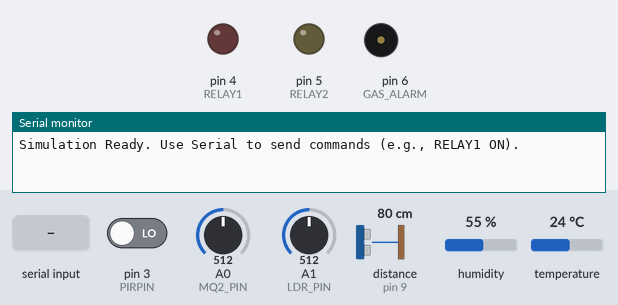
A sketch run on a simulated Arduino Uno, built with avr-gcc and run on an emulated ATmega328P. On the bench: output pins drawn as LEDs (lit = HIGH), buzzer (waves = sounding, pin HIGH), the last lines printed to the serial monitor. The inputs (shaded band) are chosen by the test bench; at power-on: A0 (MQ2_PIN) = 512, A1 (LDR_PIN) = 512, temperature 24 °C, pin 3 (PIRPIN) LOW, distance to the obstacle (sensor on pin 9) 80 cm, humidity 55 %. The echo pulse lasts 58.3 µs per cm.

Above: at 1.2 s.
1.3 s: A0 (MQ2_PIN) set to 585
7.4 s: A0 (MQ2_PIN) set to 609
At 7.8 s:
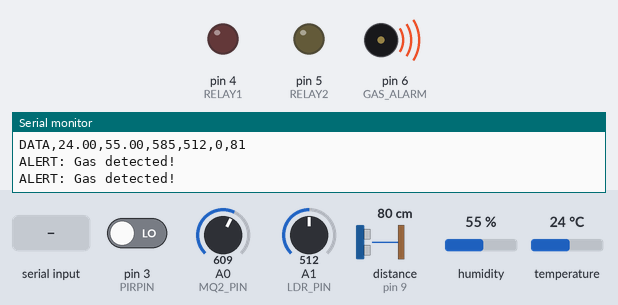
8.9 s: "RELAY1 ON\n" received over Serial
At 9.03 s:
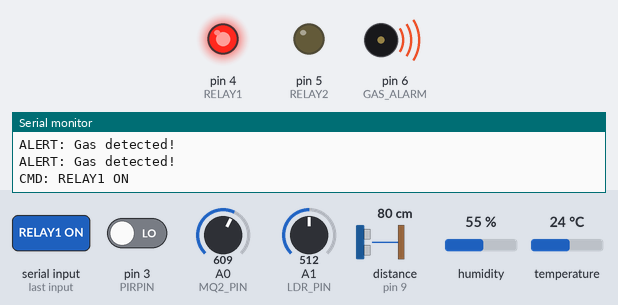
10.6 s: A1 (LDR_PIN) set to 414
12.1 s: A1 (LDR_PIN) set to 389
At 13.0 s:
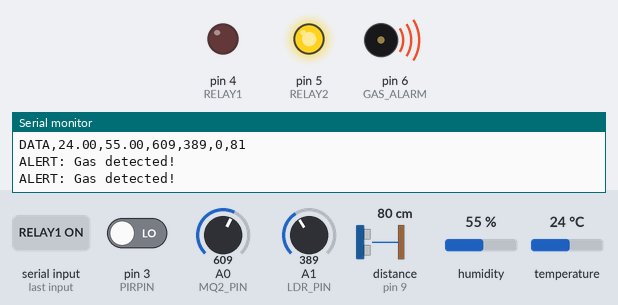
13.7 s: temperature set to 29.7 °C
15.7 s: temperature set to 30.6 °C
At 17.8 s:
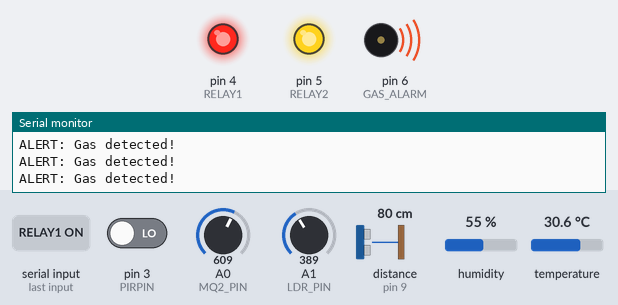
Timing chart, 0 to 19.0 s (numbered marks = the images above; inputs shaded):
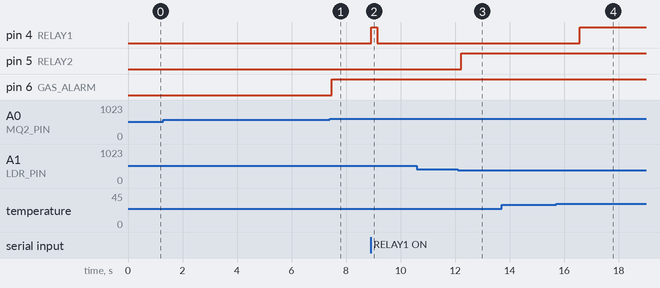

Measured:
- the behaviour switches between 600 and 601 on A0 (MQ2_PIN) (found by bisection; images 0 and 1)
- the behaviour switches between 400 and 399 on A1 (LDR_PIN) (found by bisection; images 2 and 3)
- the behaviour switches between 30 and 30.1 °C on temperature (found by bisection; images 3 and 4)
- after the input at 7.4 s, pin 6 (GAS_ALARM): LOW → HIGH after 0.08 s
- after the input at 8.9 s, pin 4 (RELAY1): LOW → HIGH at once, → LOW 0.21 s later
- after the input at 12.1 s, pin 5 (RELAY2): LOW → HIGH after 0.13 s
- after the input at 15.7 s, pin 4 (RELAY1): LOW → HIGH after 0.87 s

The sketch:

sketch.ino
```cpp
/* Simulation-ready Arduino Uno sketch for Wokwi
   - DHT11 on D2
   - PIR (or button) on D3
   - HC-SR04 TRIG D8, ECHO D9
   - MQ-2 simulated by POT on A0
   - LDR simulated by POT on A1
   - Relay LEDs: RELAY1 -> D4 (Fan), RELAY2 -> D5 (Light)
   - Gas alarm LED/Buzzer -> D6
   - Serial Monitor emulates HC-05 Bluetooth (type commands into serial)
*/

#include <DHT.h>
#include <NewPing.h>

#define DHTPIN 2
#define DHTTYPE DHT22
DHT dht(DHTPIN, DHTTYPE);


#define PIRPIN 3
#define MQ2_PIN A0
#define LDR_PIN A1

#define TRIG_PIN 8
#define ECHO_PIN 9
#define MAX_DISTANCE 200
NewPing sonar(TRIG_PIN, ECHO_PIN, MAX_DISTANCE);

#define RELAY1 4 // Fan (LED simulating relay)
#define RELAY2 5 // Light
#define GAS_ALARM 6 // Buzzer/LED

// thresholds (tune in simulation)
const float TEMP_THRESHOLD = 30.0;
const int MQ2_THRESHOLD = 600; // analog 0-1023, set appropriately in sim
const int LDR_DARK_THRESHOLD = 400; // adjust in sim

unsigned long lastSend = 0;
const unsigned long SEND_INTERVAL = 3000; // 3s

void setup() {
  Serial.begin(115200);
  dht.begin();
  pinMode(PIRPIN, INPUT);
  pinMode(RELAY1, OUTPUT);
  pinMode(RELAY2, OUTPUT);
  pinMode(GAS_ALARM, OUTPUT);
  digitalWrite(RELAY1, LOW); // off
  digitalWrite(RELAY2, LOW);
  digitalWrite(GAS_ALARM, LOW);
  pinMode(TRIG_PIN, OUTPUT);
  pinMode(ECHO_PIN, INPUT);
  Serial.println("Simulation Ready. Use Serial to send commands (e.g., RELAY1 ON).");
}

void loop() {
  // Read sensors
  float humidity = dht.readHumidity();
  float temperature = dht.readTemperature();
  int mq2 = analogRead(MQ2_PIN);   // simulate gas
  int ldr = analogRead(LDR_PIN);   // simulate light
  int pir = digitalRead(PIRPIN);   // motion (1 when triggered)
  delay(50);
  unsigned int distance = sonar.ping_cm();

  // Automation logic (from your PDF)
  if (!isnan(temperature) && temperature > TEMP_THRESHOLD) {
    digitalWrite(RELAY1, HIGH); // fan ON
  } else {
    digitalWrite(RELAY1, LOW);
  }

  // Motion + LDR logic for light
  if (pir == HIGH) {
    digitalWrite(RELAY2, HIGH); // light ON when motion detected
  } else {
    if (ldr < LDR_DARK_THRESHOLD) digitalWrite(RELAY2, HIGH); // dark -> light ON
    else digitalWrite(RELAY2, LOW);
  }

  // Gas detection
  if (mq2 > MQ2_THRESHOLD) {
    digitalWrite(GAS_ALARM, HIGH);
    Serial.println("ALERT: Gas detected!");
  } else {
    digitalWrite(GAS_ALARM, LOW);
  }

  // Periodic telemetry (CSV)
  if (millis() - lastSend > SEND_INTERVAL) {
    lastSend = millis();
    Serial.print("DATA,"); // CSV prefix
    Serial.print(temperature); Serial.print(",");
    Serial.print(humidity); Serial.print(",");
    Serial.print(mq2); Serial.print(",");
    Serial.print(ldr); Serial.print(",");
    Serial.print(pir); Serial.print(",");
    Serial.println(distance);
  }

  // Read Serial as simulated Bluetooth commands
  if (Serial.available()) {
    String cmd = Serial.readStringUntil('\n');
    cmd.trim();
    Serial.print("CMD: "); Serial.println(cmd);
    if (cmd.equalsIgnoreCase("RELAY1 ON")) digitalWrite(RELAY1, HIGH);
    else if (cmd.equalsIgnoreCase("RELAY1 OFF")) digitalWrite(RELAY1, LOW);
    else if (cmd.equalsIgnoreCase("RELAY2 ON")) digitalWrite(RELAY2, HIGH);
    else if (cmd.equalsIgnoreCase("RELAY2 OFF")) digitalWrite(RELAY2, LOW);
    else if (cmd.equalsIgnoreCase("STATUS")) {
      Serial.print("STATUS: R1=");
      Serial.print(digitalRead(RELAY1));
      Serial.print(", R2=");
      Serial.print(digitalRead(RELAY2));
      Serial.print(", GAS=");
      Serial.println(digitalRead(GAS_ALARM));
    } else {
      Serial.println("Unknown command. Use RELAY1 ON/OFF, RELAY2 ON/OFF, STATUS.");
    }
  }

  delay(150);
}
```
